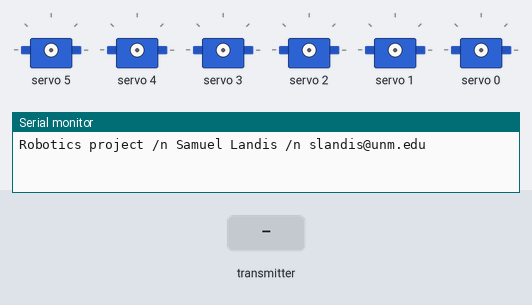
The sketch below on a simulated Arduino Uno, built with avr-gcc and run on an emulated ATmega328P. Parts: 6 × servo, the last lines printed to the serial monitor. Inputs (shaded band) come from the test bench. No radio packets arrive unless stated.

Above: at 1.2 s.
1.3 s: the transmitter starts sending msg.0 = 0
2.8 s: the transmitter starts sending msg.1 = 1
At 3.2 s:
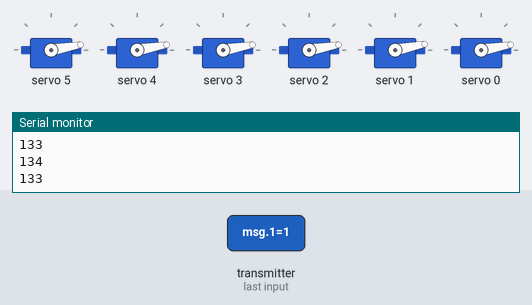
4.3 s: the transmitter starts sending msg.2 = 1
At 5.5 s:
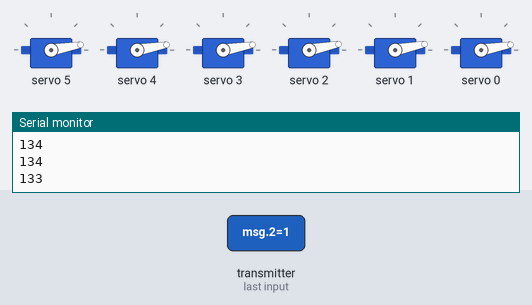
5.8 s: the transmitter starts sending msg.3 = 1
At 6.7 s:
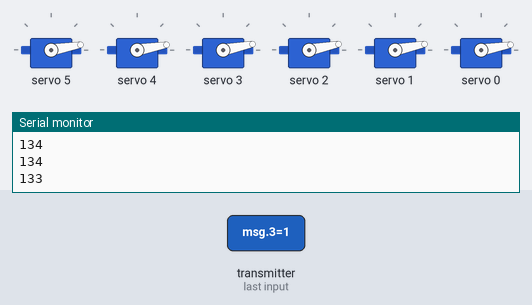
7.3 s: the transmitter starts sending msg.4 = 1
At 7.8 s:
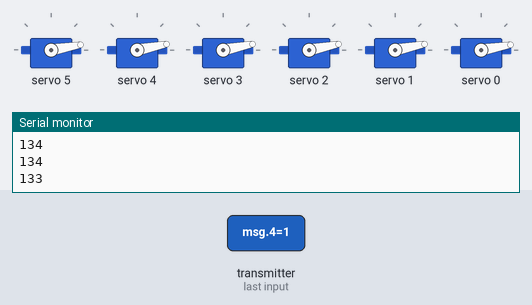
8.8 s: the transmitter starts sending msg.5 = 1
At 10.1 s:
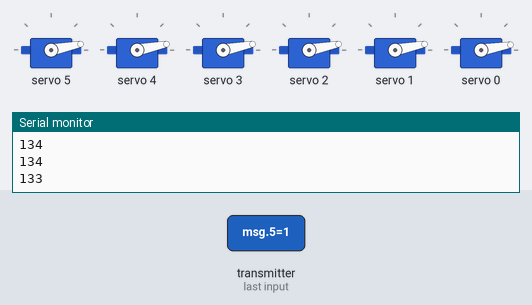
Timing chart, 0 to 11.3 s (numbered marks = the images above; inputs shaded):
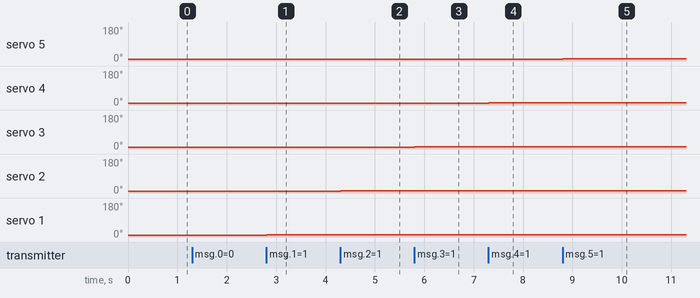

The sketch:

robot_v1.ino
```cpp
#include <SPI.h>
#include "RF24.h"
#include <Adafruit_PWMServoDriver.h>

RF24 radio(9,10);     /* 9 and 10 CE and CSN are connected.*/

const uint64_t pipe = 15772;

int msg[6];
int done;

Adafruit_PWMServoDriver pwm = Adafruit_PWMServoDriver();

#define MIN_PULSE_WIDTH 650
#define MAX_PULSE_WIDTH 2350
#define DEFAULT_PULSE_WIDTH 1500
#define FREQUENCY 50

int pulseWidth(int angle){
int pulse_wide, analog_value;
pulse_wide = map(angle, 0, 180, MIN_PULSE_WIDTH, MAX_PULSE_WIDTH);
analog_value = int(float(pulse_wide) / 1000000 * FREQUENCY * 4096);
Serial.println(analog_value);
return analog_value;
}

void setup(){
Serial.begin(9600);
Serial.println("Robotics project /n Samuel Landis /n slandis@unm.edu");
pwm.begin();
pwm.setPWMFreq(FREQUENCY);
radio.begin();
radio.openReadingPipe(1, pipe);
radio.startListening();
}

void loop(){
  if(radio.available()){
    bool done = false;
    while (!done){
    done = radio.read(msg, sizeof(msg));
    pwm.setPWM(5, 0, pulseWidth(msg[5]));
    pwm.setPWM(4, 0, pulseWidth(msg[4]));
    pwm.setPWM(3, 0, pulseWidth(msg[3]));
    pwm.setPWM(2, 0, pulseWidth(msg[2]));
    pwm.setPWM(1, 0, pulseWidth(msg[1]));
    pwm.setPWM(0, 0, pulseWidth(msg[0]));
    }
  }
}
```

Measured:
- after the input at 2.8 s, servo 1: 10° → 11° at once
- after the input at 4.3 s, servo 2: 10° → 11° at once
- after the input at 5.8 s, servo 3: 10° → 11° at once
- after the input at 7.3 s, servo 4: 10° → 11° at once
- after the input at 8.8 s, servo 5: 10° → 11° at once
